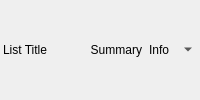
                <widget class="QWidget" name="listTitleHolder" native="true">
                 <property name="autoFillBackground">
                  <bool>true</bool>
                 </property>
                 <layout class="QHBoxLayout" name="horizontalLayout_23">
                  <property name="spacing">
                   <number>0</number>
                  </property>
                  <property name="leftMargin">
                   <number>1</number>
                  </property>
                  <property name="topMargin">
                   <number>0</number>
                  </property>
                  <property name="rightMargin">
                   <number>0</number>
                  </property>
                  <property name="bottomMargin">
                   <number>0</number>
                  </property>
                  <item>
                   <widget class="QLabel" name="listTitle">
                    <property name="sizePolicy">
                     <sizepolicy hsizetype="Expanding" vsizetype="Preferred">
                      <horstretch>0</horstretch>
                      <verstretch>0</verstretch>
                     </sizepolicy>
                    </property>
                    <property name="text">
                     <string>List Title</string>
                    </property>
                    <property name="indent">
                     <number>2</number>
                    </property>
                   </widget>
                  </item>
                  <item>
                   <widget class="QLabel" name="listSummary">
                    <property name="sizePolicy">
                     <sizepolicy hsizetype="Preferred" vsizetype="Minimum">
                      <horstretch>0</horstretch>
                      <verstretch>0</verstretch>
                     </sizepolicy>
                    </property>
                    <property name="text">
                     <string>Summary</string>
                    </property>
                    <property name="alignment">
                     <set>Qt::AlignRight|Qt::AlignTrailing|Qt::AlignVCenter</set>
                    </property>
                    <property name="margin">
                     <number>1</number>
                    </property>
                   </widget>
                  </item>
                  <item>
                   <widget class="QToolButton" name="showInfo">
                    <property name="toolTip">
                     <string>Show Information</string>
                    </property>
                    <property name="text">
                     <string>Info</string>
                    </property>
                    <property name="icon">
                     <iconset>
                      <normaloff>../convenience/help-about.png</normaloff>../convenience/help-about.png</iconset>
                    </property>
                    <property name="checkable">
                     <bool>false</bool>
                    </property>
                    <property name="toolButtonStyle">
                     <enum>Qt::ToolButtonIconOnly</enum>
                    </property>
                    <property name="autoRaise">
                     <bool>true</bool>
                    </property>
                   </widget>
                  </item>
                  <item>
                   <widget class="QToolButton" name="showMediaViewMenu">
                    <property name="autoRaise">
                     <bool>true</bool>
                    </property>
                    <property name="arrowType">
                     <enum>Qt::DownArrow</enum>
                    </property>
                   </widget>
                  </item>
                 </layout>
                </widget>
